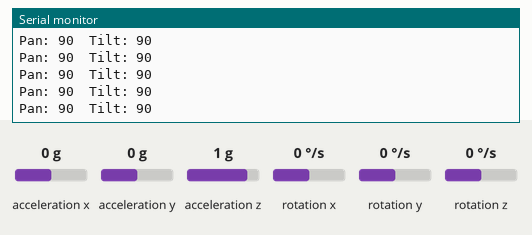
This sketch was run on a simulated Arduino Uno, built with avr-gcc and run on an emulated ATmega328P. On the bench: the last lines printed to the serial monitor. Inputs (shaded band) come from the test bench; at power-on: acceleration z 1 g, acceleration x 0 g, acceleration y 0 g, rotation x 0 °/s, rotation y 0 °/s, rotation z 0 °/s. No radio packets arrive unless stated.

Above: at 1.2 s.
1.3 s: acceleration z set to -1.4 g
At 2.4 s:
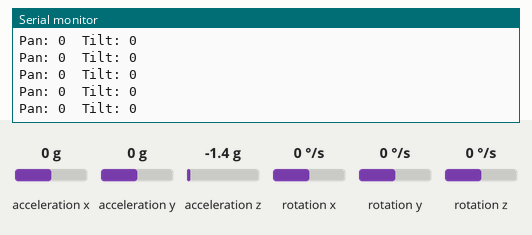
4.3 s: acceleration x set to -1.4 g
At 5.4 s:
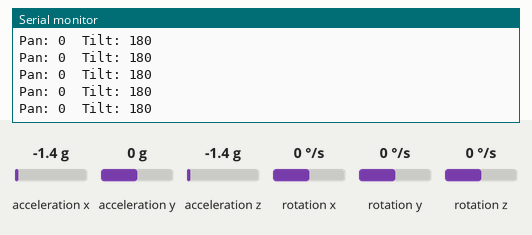
5.8 s: acceleration y set to -1.4 g
At 6.3 s:
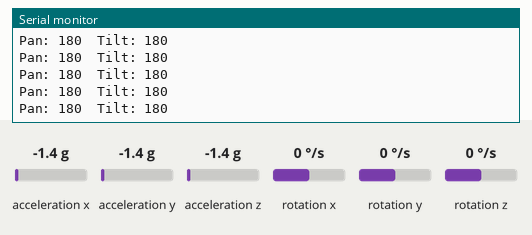
Timing chart, 0 to 8.8 s (numbered marks = the images above; inputs shaded):
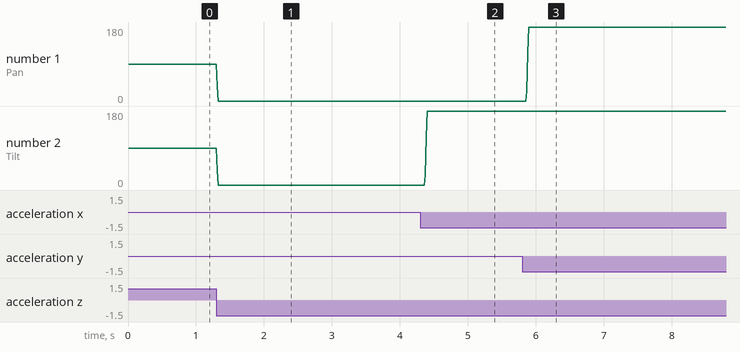

The sketch:

transmitter_camera.ino
```cpp
#include <Wire.h>
#include <SPI.h>
#include <nRF24L01.h>
#include <RF24.h>
#include "MPU6050.h"

MPU6050 mpu;
RF24 radio(4, 5); // CE, CSN
const byte address[6] = "PANCH";

// Smoothing
#define SMOOTH_N 10
float bufferX[SMOOTH_N] = {0};
float bufferY[SMOOTH_N] = {0};
int idx = 0;

void setup() {
  Serial.begin(115200);
  Wire.begin();
  mpu.initialize();
  if (!mpu.testConnection()) {
    Serial.println("MPU6050 not found!");
    while (1);
  }
  radio.begin();
  radio.openWritingPipe(address);
  radio.setPALevel(RF24_PA_LOW);
  radio.stopListening();
}

void loop() {
  int16_t ax, ay, az;
  mpu.getAcceleration(&ax, &ay, &az);

  // Calculate X/Y tilt (degrees)
  float angle_x = atan2((float)ax, (float)az) * 180.0 / PI;
  float angle_y = atan2((float)ay, (float)az) * 180.0 / PI;

  // Moving averages
  bufferX[idx] = angle_x;
  bufferY[idx] = angle_y;
  idx = (idx + 1) % SMOOTH_N;
  float sumX = 0, sumY = 0;
  for (int i = 0; i < SMOOTH_N; i++) {
    sumX += bufferX[i];
    sumY += bufferY[i];
  }
  float smoothX = sumX / SMOOTH_N;
  float smoothY = sumY / SMOOTH_N;

  // Reverse mapping here!
  int tiltValue = constrain(map((int)smoothX, -30, 30, 180, 0), 0, 180); // X axis for tilt (reversed)
  int panValue  = constrain(map((int)smoothY, -30, 30, 180, 0), 0, 180); // Y axis for pan (reversed)

  if (abs(smoothX) < 3) tiltValue = 90;
  if (abs(smoothY) < 3) panValue = 90;

  int payload[2] = {panValue, tiltValue};
  radio.write(&payload, sizeof(payload));
  Serial.print("Pan: "); Serial.print(panValue);
  Serial.print("  Tilt: "); Serial.println(tiltValue);

  delay(10);
}
```

Measured:
- after the input at 1.3 s, the serial monitor: prints a new line at once (image 1)
- after the input at 4.3 s, the serial monitor: prints a new line after 0.07 s (image 2)
- after the input at 5.8 s, the serial monitor: prints a new line after 0.07 s (image 3)
- plotted number 1: 90 → 0 after the input at 1.3 s
- plotted number 2: 90 → 0 after the input at 1.3 s, 0 → 180 after the input at 4.3 s
